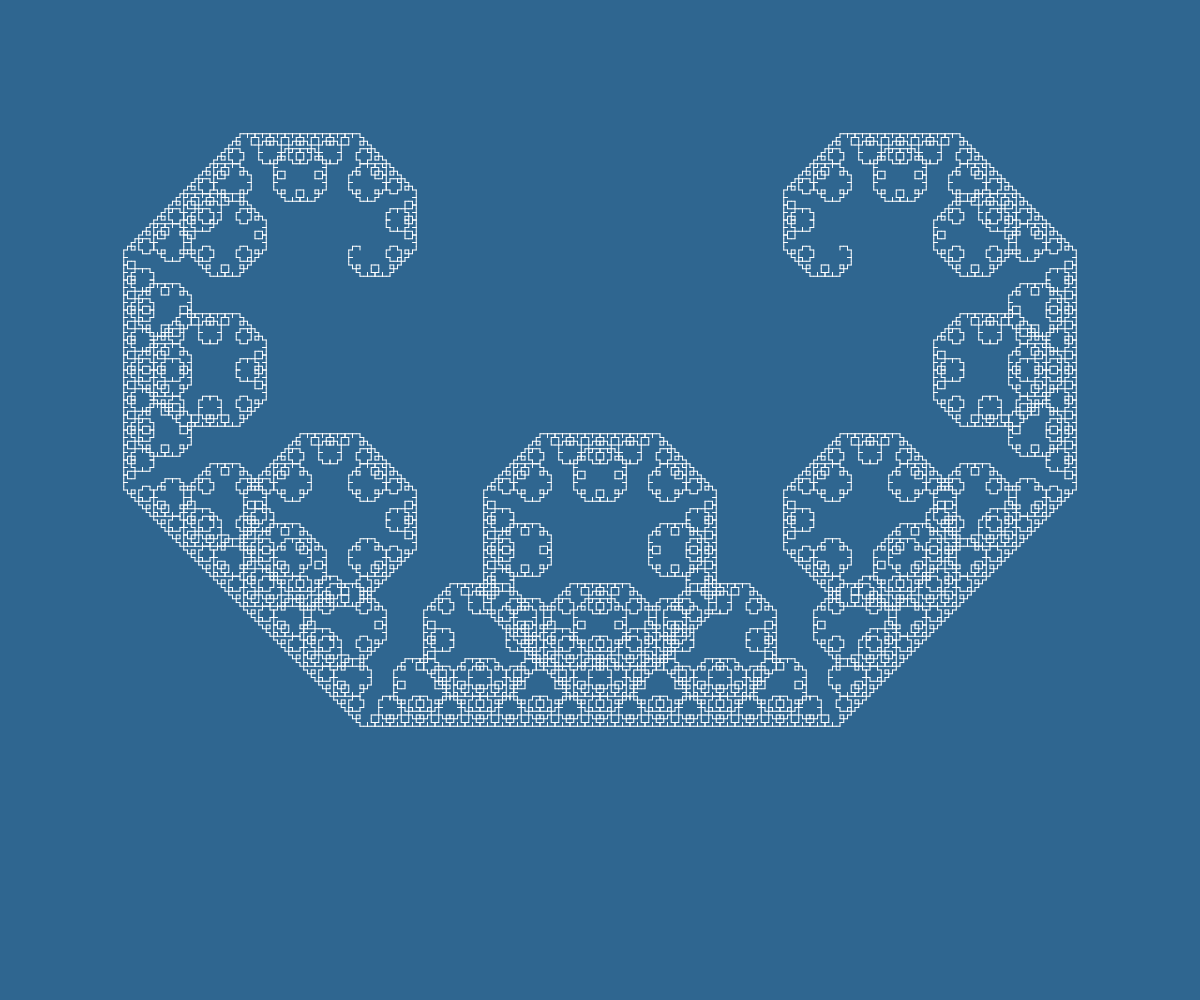
Frame 1 (no input)
Frame 2 (the mouse pressed at the canvas centre, redrawn once): identical to frame 1, image omitted

The p5.js sketch that drew this single still picture (run headless with seeded random() and noise() and a simulated clock; the mouse was pressed at the canvas centre and the sketch redrawn once):

// p5.js sketch
// ── sketch.js
"use strict"

const COLORS = ["#3a7ca5", "#d9dcd6", "#16425b", "#81c3d7"];
const WHITE  = "#EEEEEE";
const BLACK  = "#2f6690";

function setup(){
	createCanvas(windowWidth, windowHeight);
	angleMode(DEGREES); imageMode(CENTER);
	textAlign(CENTER, BOTTOM); textSize(10);
	frameRate(32); noLoop();
}

function draw(){
	background(BLACK);
	noFill(); noStroke();

	stroke(255); strokeWeight(1);

	const aX = width * 0.3;
	const aY = height * 0.25;
	const bX = width * 0.7;
	const bY = height * 0.25;
	const cCurve = new CCurve();
	cCurve.draw(aX, aY, bX, bY, 14);
}

function getColor(colors){
	return colors[floor(random()*colors.length)];
}

class CCurve{

	constructor(){
		//console.log("CCurve");
	}

	draw(aX, aY, bX, bY, depth){
		
		if(depth <= 0){
			line(aX, aY, bX, bY);
			return;
		}
		const mX = (aX + bX) / 2;
		const mY = (aY + bY) / 2;
		const len = sqrt((bX-aX)**2+(bY-aY)**2) / 2;
		const deg = atan2(bY-aY, bX-aX) + 90;
		const cX = mX + len * cos(deg);
		const cY = mY + len * sin(deg);
		this.draw(aX, aY, cX, cY, depth-1);
		this.draw(cX, cY, bX, bY, depth-1);
	}
}
